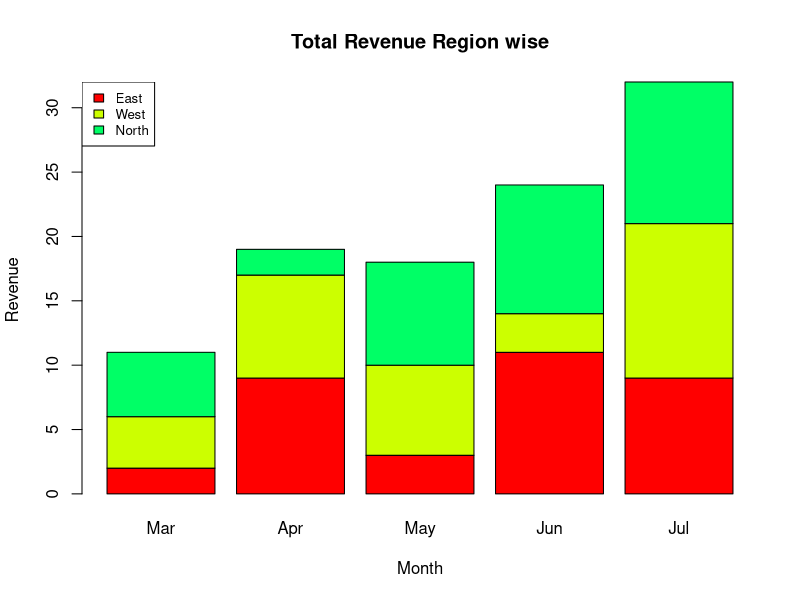

Generate this figure with R:
products <- c("Mobile","Laptop","Headphones")
months <- c("Mar","Apr","May","Jun","Jul")
regions <- c("East","West","North")
values <- matrix( c(2,9,3,11,9,4,8,7,3,12,5,2,8,10,11), 
                  nrow = 3, ncol = 5, byrow = TRUE)

barplot(values, main = "Total Revenue Region wise", names.arg = months, xlab = "Month", ylab = "Revenue", col = rainbow(length(months)))

legend("topleft", regions, cex = 0.8, fill = rainbow(length(months)))
